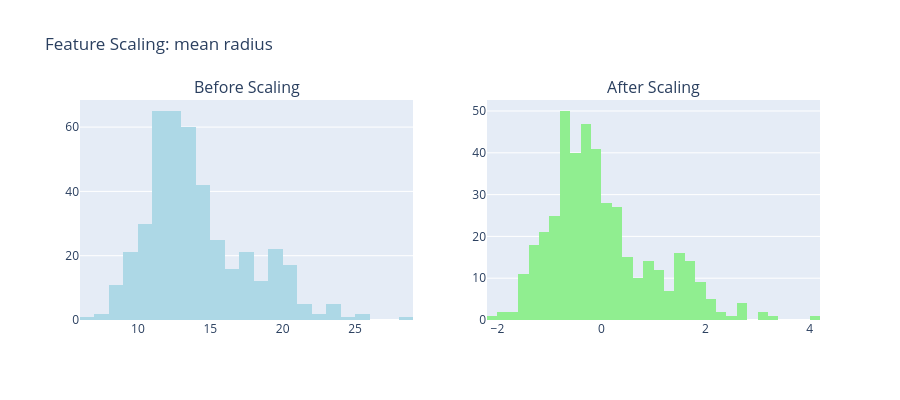

The code cell stored with this chart in its notebook:
### Markdown cell above
### 📊 Visualize Scaling Impact

### Code cell
# Compare before/after scaling
feature_name = 'mean radius'
feature_idx = list(X.columns).index(feature_name)

fig = make_subplots(rows=1, cols=2, subplot_titles=['Before Scaling', 'After Scaling'])

# Before scaling
fig.add_trace(
    go.Histogram(x=X_train[feature_name], name='Original', marker_color='lightblue'),
    row=1, col=1
)

# After scaling
fig.add_trace(
    go.Histogram(x=X_train_scaled[:, feature_idx], name='Scaled', marker_color='lightgreen'),
    row=1, col=2
)

fig.update_layout(title_text=f'Feature Scaling: {feature_name}', showlegend=False, height=400)
fig.show()

### Figure 1 — Plotly figure (JSON) as saved in the notebook; plotly's stock layout.template omitted (floating-point values rounded to 4 significant figures; data arrays with more than 128 entries replaced by an {"elided": "..."} marker saying what was removed)
{"data": [{"marker": {"color": "lightblue"}, "name": "Original", "type": "histogram", "x": {"elided": "426 float values"}, "xaxis": "x", "yaxis": "y"}, {"marker": {"color": "lightgreen"}, "name": "Scaled", "type": "histogram", "x": {"elided": "426 float values"}, "xaxis": "x2", "yaxis": "y2"}], "layout": {"annotations": [{"font": {"size": 16}, "showarrow": false, "text": "Before Scaling", "x": 0.225, "xanchor": "center", "xref": "paper", "y": 1, "yanchor": "bottom", "yref": "paper"}, {"font": {"size": 16}, "showarrow": false, "text": "After Scaling", "x": 0.775, "xanchor": "center", "xref": "paper", "y": 1, "yanchor": "bottom", "yref": "paper"}], "height": 400, "showlegend": false, "title": {"text": "Feature Scaling: mean radius"}, "xaxis": {"anchor": "y", "domain": [0, 0.45]}, "xaxis2": {"anchor": "y2", "domain": [0.55, 1]}, "yaxis": {"anchor": "x", "domain": [0, 1]}, "yaxis2": {"anchor": "x2", "domain": [0, 1]}}}
